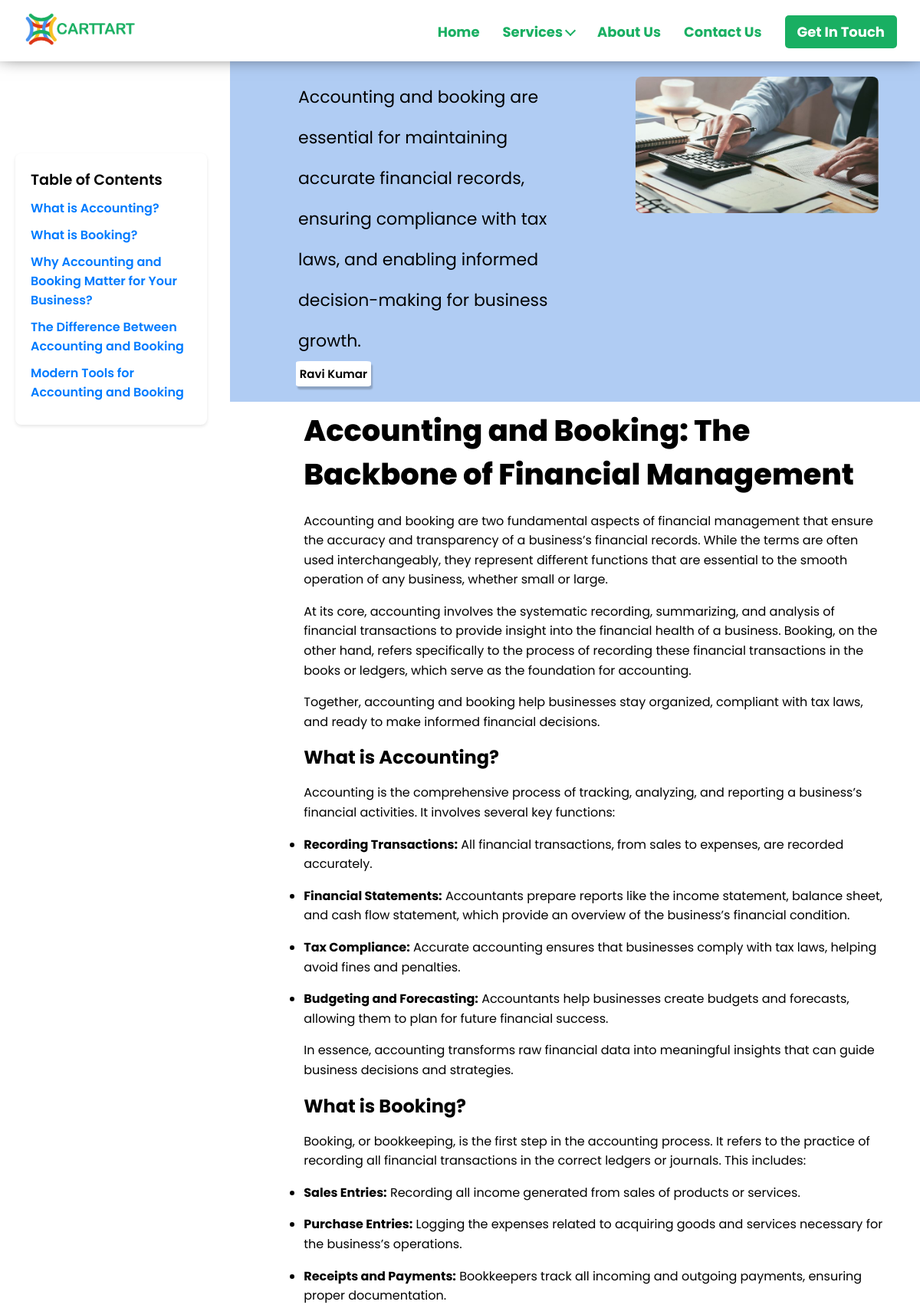
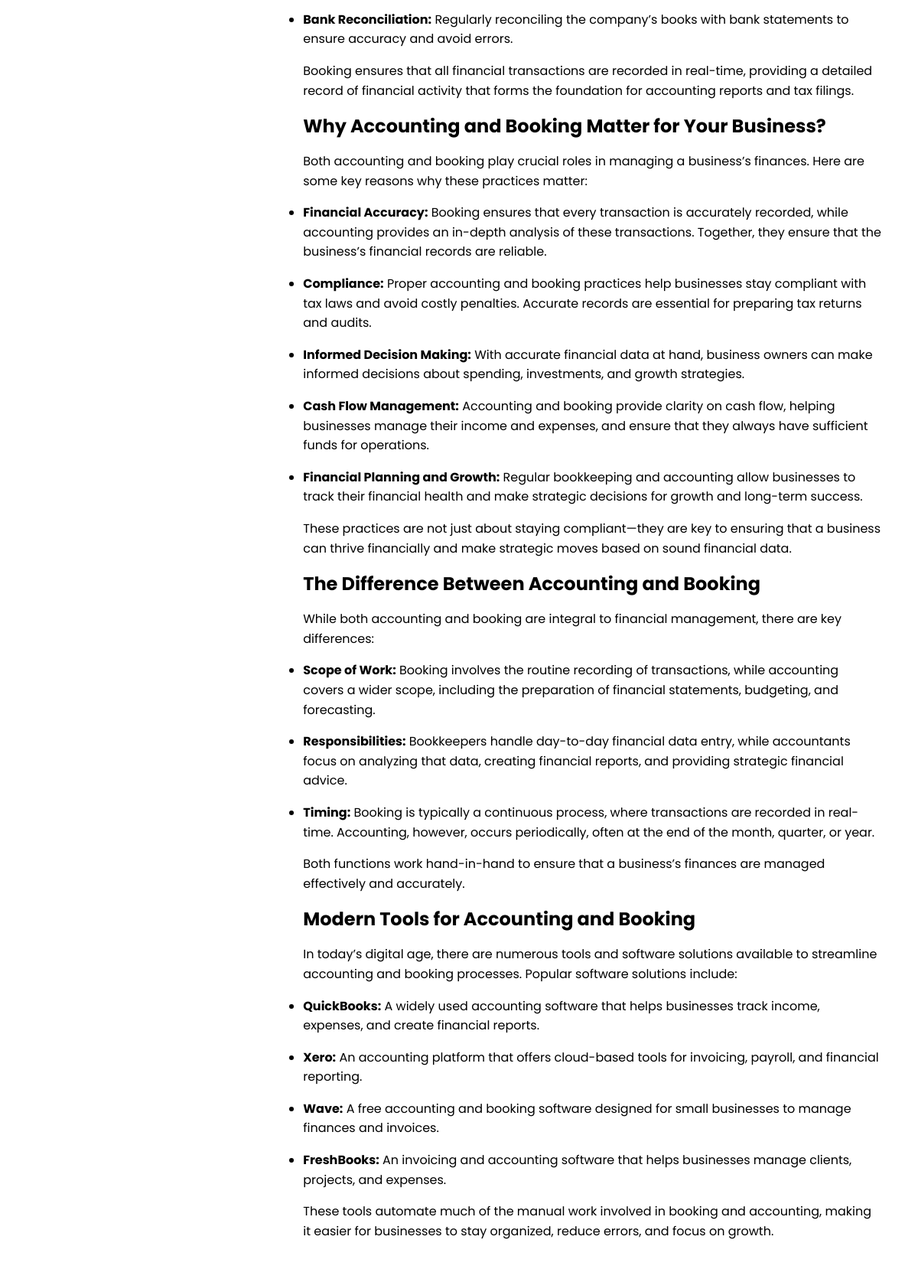
The page /blog/fintech/accounting-booking-financial-management/ (upper part) on the database its author committed (2 pictures, top to bottom).
### blog/models.py (models this page shows, shortened)
class Section(models.Model):
    blog = models.ForeignKey(Blog, related_name='sections', on_delete=models.CASCADE)
    title = models.CharField(max_length=255)
    slug = models.SlugField(unique=False, blank=True)
    content = models.TextField()

class Blog(models.Model):
    BLOG_TYPE_CHOICES = [
        ('commerce', 'commerce'),
        ('energy', 'energy'),
        ('esports', 'esports'),
        ('fintech', 'fintech'),
        ('healthcare', 'healthcare'),
        ('realestate', 'realestate'),
        ('tour', 'tour'),
    ]
    title = models.CharField(max_length=255)
    slug = models.SlugField(unique=False, blank=True)
    image = models.ImageField(upload_to="blog/images/blog_images")
    content = models.TextField()
    short_description = models.CharField(max_length=200, blank=True, null=True)
    category = models.CharField(max_length=100)
    published_date = models.DateTimeField(auto_now_add=True)
    author = models.CharField(max_length=100, default="Unknown Author")
    author_description = models.TextField(default="No description available.")
    author_image = models.ImageField(
    upload_to='blog/images/author_images/',
    default='blog/images/author_images/default_author_image.png',
    blank=True, null=True
    )
    active = models.BooleanField(default=True)
    tags = models.ManyToManyField(Tag, blank=True)
    blog_type = models.CharField(
        max_length=20, choices=BLOG_TYPE_CHOICES, default='healthcare'
    )  # Default value corrected

### blog/views.py (the view)
# urls.py: re_path(r"^commerce/(?P<slug>[-\w]+)/$", views.blog_detail, {"blog_type": "commerce"}, name="commerce_blog_detail"),
def blog_detail(request, slug, blog_type=None):
    if blog_type not in dict(Blog.BLOG_TYPE_CHOICES).keys():
        messages.error(request, 'Invalid blog type!')
        return redirect('blog:form')
    blog = get_object_or_404(Blog, slug=slug, blog_type=blog_type)
    recent_blogs = Blog.objects.filter(
        active=True,
        blog_type=blog_type
    ).exclude(
        id=blog.id
    ).order_by(
        "-published_date"
    )[:4]
    return render(request, f'{blog_type}_blog_detail.html', {
        'blog': blog,
        'recent_blogs': recent_blogs,
        'blog_type': blog_type
    })

### blog/templates/fintech_blog_detail.html (shortened to what this page needs)
{% extends 'base.html' %}
{% load static %}
{% block title %}
    {% block logo_image %}{% static 'images/h-g-logo.png' %}{% endblock logo_image %}
{% endblock %}
{% block content %}
    <div class="toc">
        <h3>Table of Contents</h3>
        <ul>
            {% for section in blog.sections.all %}
                <li><a href="#{{ section.slug }}">{{ section.title }}</a></li>
            {% endfor %}
        </ul>
    </div>
    <div class="oracle-body">
        <div class="oracle-mid1">
            <div class="one">
                <p class="see">{{ blog.short_description }}</p>
                <div class="obttns">
                    <div class="obttn1">
                        <p>{{ blog.author }}</p>
                    </div>
                </div>
            </div>
            <div class="two">
                <img src="{{ blog.image.url }}" alt="{{ blog.title }}" class="blog-image">
            </div>
        </div>
        <div class="oracle-middle">
            <div class="oracle-middle-part2">
                <section class="part2-section1">
                    <div class="ERP">
                        <h2 class="rw-ptitle">{{ blog.title }}</h2>
                        <p>{{ blog.content|safe }}</p>
                    </div>
                </section>
                {% for section in blog.sections.all %}
                    <section id="{{ section.slug }}" class="part2-section1">
                        <div class="ERP">
                            <h2>{{ section.title }}</h2>
                            <p>{{ section.content|safe }}</p>
                        </div>
                    </section>
                {% endfor %}
            </div>
        </div>
    </div>
{% endblock %}

### static/css/base.css (style rules this page uses)
* { margin: 0; padding: 0; box-sizing: border-box; }
body { font-family: 'Poppins', sans-serif; background-color: white; background-image: url('backdrop.jpg'); background-position: bottom; scroll-behavior: smooth; }
html { scroll-behavior: smooth; }
a { text-decoration: none; color: white; }

### blog/static/css/oracle.css (style rules this page uses)
* { margin: 0; padding: 0; }
body { width: 100vw; height: 100vh; overflow-x: hidden; font-family: 'Poppins', sans-serif; }
.oracle-body { background-color: white; padding-top: 80px; margin-left: 300px; }
.see { margin-left: 7%; margin-inline: 35px; line-height: 53px; font-size: 22px; width: 71%; color: black; }
.oracle-mid1 { display: flex; background-color: rgb(176, 204, 243); padding: 20px 6%; }
.one { width: 60%; }
.two { width: 40%; }
.blog-image { width: 100%; height: auto; border-radius: 8px; }
.obttns { width: 100%; font-size: 1.4rem; margin-bottom: -1.6rem; display: flex; margin-left: 32px; flex-direction: row; flex-wrap: wrap; justify-content: flex-start; align-items: stretch; }
.obttn1 { border-radius: 6%; padding: 1%; font-size: 15px; background-color: white; box-shadow: 2px 4px 2px rgba(0, 0, 0, 0.2); position: relative; display: flex; direction: row; flex-wrap: wrap; justify-content: stretch; align-items: center; margin: 0 1.6rem 1.6rem 0; }
.obttn1 p { margin: 0; font-weight: 600; }
.oracle-middle { display: flex; flex-direction: row; flex-wrap: nowrap; justify-content: space-between; align-items: stretch; position: relative; z-index: 1; padding-left: 48px; padding-right: 48px; margin-top: 1%; }
.oracle-middle-part2 { width: 100%; padding-left: 6%; }
.ERP { max-width: 1468px; }
.rw-ptitle { font-size: 2.4rem; font-weight: 800; font-family: 'Poppins', sans-serif; margin-bottom: 20px; }
.ERP p { font-family: 'Poppins', sans-serif; display: block; margin-block-start: 1em; margin-block-end: 1em; margin-inline-start: 0px; margin-inline-end: 0px; unicode-bidi: isolate; line-height: 1.6; }
html { scroll-behavior: smooth; }
.toc { position: fixed; top: 200px; left: 20px; width: 250px; background: #fff; padding: 20px; border-radius: 8px; box-shadow: 0 2px 4px rgba(0, 0, 0, 0.1); z-index: 1000; }
.toc h3 { font-size: 1.2rem; font-weight: 600; margin-bottom: 10px; }
.toc ul { list-style: none; padding: 0; }
.toc ul li { margin-bottom: 10px; }
.toc ul li a { text-decoration: none; color: #007bff; font-weight: 600; }

### rows shown on the page
Section: title "What is Accounting?", content "Accounting is the comprehensive process of tracking, analyzing, and reporting a business’s financial activities. It involves several key functions: Recording Transactions: All financial transactions, from sales to expenses, are recorded accurately. Financial Statements: Accountants prepare reports like the income statement, balance sheet, and cash flow statement, which provide an overview of the business’s financial condition. Tax Compliance: Accurate accounting ensures that businesses comply with tax laws, helping avoid fines and penalties. Budgeting and Forecasting: Accountants help businesses create budgets and forecasts, allowing them to plan for future financial success. In essence,…"
Section: title "What is Booking?", content "Booking, or bookkeeping, is the first step in the accounting process. It refers to the practice of recording all financial transactions in the correct ledgers or journals. This includes: Sales Entries: Recording all income generated from sales of products or services. Purchase Entries: Logging the expenses related to acquiring goods and services necessary for the business’s operations. Receipts and Payments: Bookkeepers track all incoming and outgoing payments, ensuring proper documentation. Bank Reconciliation: Regularly reconciling the company’s books with bank statements to ensure accuracy and avoid errors. Booking ensures that all financial transactions are recorded in real-time,…"
Section: title "Why Accounting and Booking Matter for Your Business?", content "Both accounting and booking play crucial roles in managing a business’s finances. Here are some key reasons why these practices matter: Financial Accuracy: Booking ensures that every transaction is accurately recorded, while accounting provides an in-depth analysis of these transactions. Together, they ensure that the business’s financial records are reliable. Compliance: Proper accounting and booking practices help businesses stay compliant with tax laws and avoid costly penalties. Accurate records are essential for preparing tax returns and audits. Informed Decision Making: With accurate financial data at hand, business owners can make informed decisions about spending, investments, and…"
Section: title "The Difference Between Accounting and Booking", content "While both accounting and booking are integral to financial management, there are key differences: Scope of Work: Booking involves the routine recording of transactions, while accounting covers a wider scope, including the preparation of financial statements, budgeting, and forecasting. Responsibilities: Bookkeepers handle day-to-day financial data entry, while accountants focus on analyzing that data, creating financial reports, and providing strategic financial advice. Timing: Booking is typically a continuous process, where transactions are recorded in real-time. Accounting, however, occurs periodically, often at the end of the month, quarter, or year. Both functions work hand-in-hand to…"
Section: title "Modern Tools for Accounting and Booking", content "In today’s digital age, there are numerous tools and software solutions available to streamline accounting and booking processes. Popular software solutions include: QuickBooks: A widely used accounting software that helps businesses track income, expenses, and create financial reports. Xero: An accounting platform that offers cloud-based tools for invoicing, payroll, and financial reporting. Wave: A free accounting and booking software designed for small businesses to manage finances and invoices. FreshBooks: An invoicing and accounting software that helps businesses manage clients, projects, and expenses. These tools automate much of the manual work involved in booking and accounting,…"
Blog: short_description "Accounting and booking are essential for maintaining accurate financial records, ensuring compliance with tax laws, and enabling informed decision-making for business growth.", author "Ravi Kumar", image (picture), title "Accounting and Booking: The Backbone of Financial Management", content "Accounting and booking are two fundamental aspects of financial management that ensure the accuracy and transparency of a business’s financial records. While the terms are often used interchangeably, they represent different functions that are essential to the smooth operation of any business, whether small or large. At its core, accounting involves the systematic recording, summarizing, and analysis of financial transactions to provide insight into the financial health of a business. Booking, on the other hand, refers specifically to the process of recording these financial transactions in the books or ledgers, which serve as the foundation for accounting. Together, accounting and booking…"
